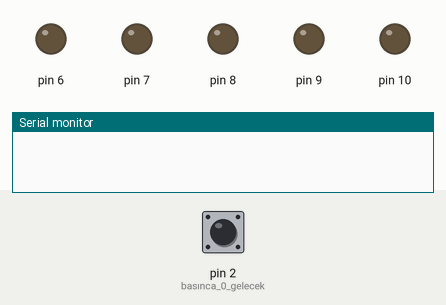
Bench run of a sketch on a simulated Arduino Uno, built with avr-gcc and run on an emulated ATmega328P. Parts: output pins drawn as LEDs (lit = HIGH), the last lines printed to the serial monitor. Inputs (shaded band) come from the test bench; at power-on: pin 2 (basınca_0_gelecek) HIGH. Random numbers use the default seed unless the sketch sets one.

Above: at 1.2 s.
1.3 s: pin 2 (basınca_0_gelecek) pulled LOW for 3.2 s
At 2.0 s:
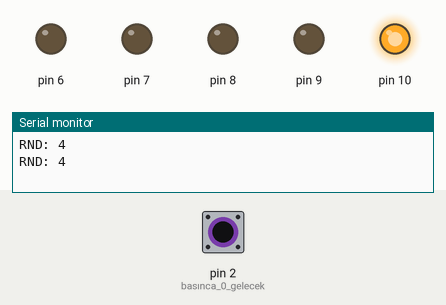
At 5.1 s:
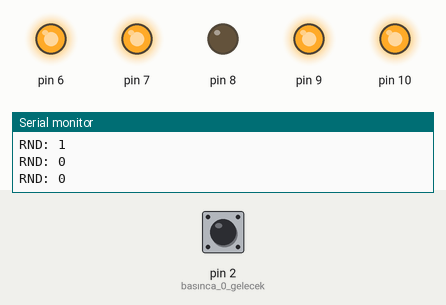
6.0 s: pin 2 (basınca_0_gelecek) pulled LOW for 0.15 s
At 6.8 s:
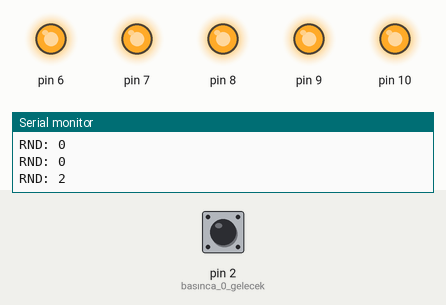
Timing chart, 0 to 9.0 s (numbered marks = the images above; inputs shaded):
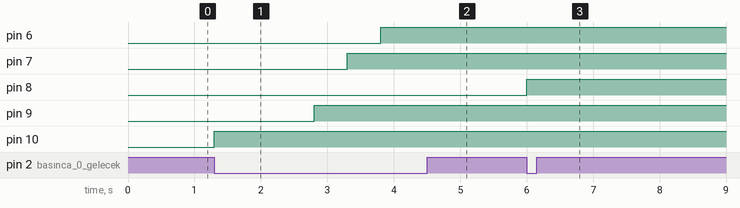

Measured:
- after the input at 1.3 s, pin 6: LOW → HIGH after 2.5 s; pin 7: LOW → HIGH after 2.0 s; pin 9: LOW → HIGH after 1.5 s; pin 10: LOW → HIGH at once
- after the input at 6.0 s, pin 8: LOW → HIGH at once

The sketch:

rdnLEDKontrol.ino
```cpp
void setup() {
  // put your setup code here, to run once:
  Serial.begin(9600);//seri haberleşme başlatıldı

  randomSeed(analogRead(0));  //A0

  pinMode(2, INPUT_PULLUP);   //basınca 0 gelecek
  //ledler çıkış olarak ayarlandı
  pinMode(6, OUTPUT);
  pinMode(7, OUTPUT);
  pinMode(8, OUTPUT);
  pinMode(9, OUTPUT);
  pinMode(10, OUTPUT);
}

void loop() {
  // put your main code here, to run repeatedly:
  int btnDeger = digitalRead(2);
  //butona basılı ise
  if (btnDeger == 0)  //PULLUP olduğu için
  {
    int rnd = random(5);  //0-1-2-3-4
    Serial.print("RND: ");
    Serial.println(rnd);

    if (rnd == 0)
      digitalWrite(6, 1);
    if (rnd == 1)
      digitalWrite(7, 1);
    if (rnd == 2)
      digitalWrite(8, 1);
    if (rnd == 3)
      digitalWrite(9, 1);
    if (rnd == 4)
      digitalWrite(10, 1);

    delay(500);
  }
}
```
